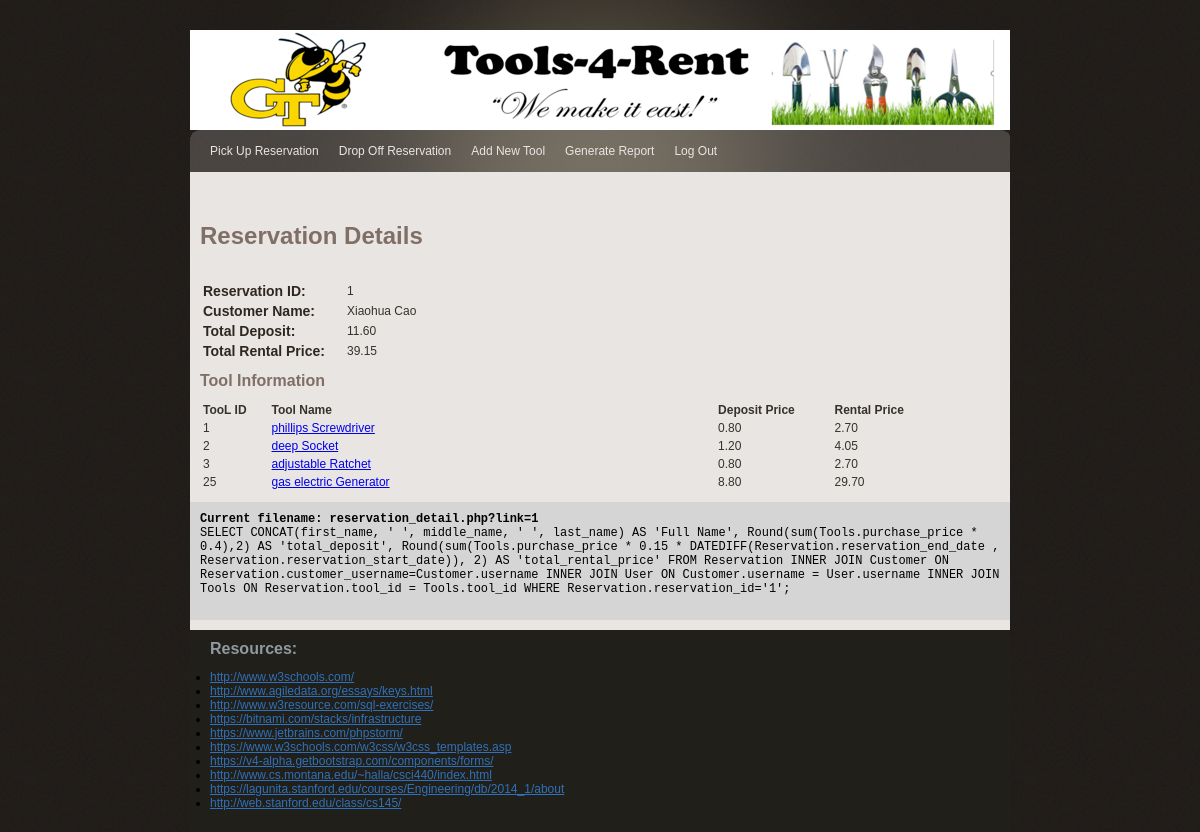
Page /reservation_detail.php?link=1 (signed in) on the committed database.
### tables this page shows
CREATE TABLE `Tools` (
  `tool_id` int(16) UNSIGNED NOT NULL,
  `manufacturer` varchar(80) NOT NULL,
  `material` varchar(80) DEFAULT NULL,
  `weight` varchar(80) NOT NULL,
  `width_or_diameter` varchar(80) NOT NULL,
  `length` varchar(80) NOT NULL,
  `purchase_price` double NOT NULL,
  `power_source` varchar(80) NOT NULL
);

### lib/common.php (called while the page is built, shortened)
<?php
$query_msg = [];
$encodedStr = basename($_SERVER['REQUEST_URI']);
$current_filename = urldecode($encodedStr);
?>

### reservation_detail.php (the view, shortened to what this page needs)
<?php
include('lib/common.php');
$reservationid = $_GET['link'];
$query = "SELECT CONCAT(first_name, ' ', middle_name, ' ', last_name) AS 'Full Name',
    Round(sum(Tools.purchase_price * 0.4),2) AS 'total_deposit',
    Round(sum(Tools.purchase_price * 0.15 * DATEDIFF(Reservation.reservation_end_date , Reservation.reservation_start_date)), 2) AS 'total_rental_price'  " .
    "FROM Reservation INNER JOIN Customer ON Reservation.customer_username=Customer.username
    INNER JOIN User ON Customer.username = User.username
    INNER JOIN Tools ON Reservation.tool_id = Tools.tool_id" .
    " WHERE Reservation.reservation_id='$reservationid'";
$result = mysqli_query($db, $query);
$row = mysqli_fetch_array($result, MYSQLI_ASSOC);
    $query_tool = "SELECT Tools.tool_id,
    Round(Tools.purchase_price * 0.4,2) AS 'deposit', CONCAT(IF(power_source = 'manual', '',CONCAT(Tools.power_source, ' ')), Toolinfo.tool_suboption, ' ', Toolinfo.tool_subtype, ' ')AS 'tool_name',
    Round((Tools.purchase_price * 0.15 * DATEDIFF(Reservation.reservation_end_date , Reservation.reservation_start_date)),2) AS 'rental_price' " .
    "FROM Reservation INNER JOIN Tools ON Reservation.tool_id = Tools.tool_id
    INNER JOIN Toolinfo ON Toolinfo.tool_id = Tools.tool_id" .
    " WHERE Reservation.reservation_id= '$reservationid'";
    $result_tool = mysqli_query($db, $query_tool);
?>
<?php include("lib/header.php"); ?>
<html>
<body>
<div id="main_container">
   <?php include("lib/clerk_menu.php"); ?>
    <div class="center_content">
        <div class="center_left">
            <div class="features">
                <div class="tool_detail_section">
                    <div class="subtitle"><h2>Reservation Details</h2></div>
                       <table>
                         <tr>
                            <td class="item_label">Reservation ID: </td>
                            <td>
                                <?php print $reservationid ?>
                            </td>
                         </tr>
                         <tr>
                            <td class="item_label">Customer Name: </td>
                            <td>
                                <?php print $row['Full Name']?>
                            </td>
                         </tr>
                           <tr>
                            <td class="item_label">Total Deposit: </td>
                            <td>
                                <?php print $row['total_deposit']?>
                            </td>
                         </tr>
                           <tr>
                            <td class="item_label">Total Rental Price: </td>
                            <td>
                                <?php print $row['total_rental_price']?>
                            </td>
                         </tr>
                    </table>
               </div>
               	<div class="tool_info_section">
                    <div class="subtitle">Tool Information</div>
                     <?php
                            echo '<table>';
                            echo '<th>TooL ID</th>';
                            echo '<th>Tool Name</th>';
                            echo '<th>Deposit Price</th>';
                            echo '<th>Rental Price</th>';
                        while($row_tool = mysqli_fetch_assoc($result_tool)) {
                            echo '<tr align ="center">';
                            echo '<td width = "10px">'.$row_tool['tool_id'].'</td>';
                            echo "<td width = 200px><a href=clerk_tool_detail.php?link=" . $row_tool['tool_id'] . ">".$row_tool['tool_name']."</a></td>";
                            echo '<td width = "50px">'.$row_tool['deposit'].'</td>';
                            echo '<td width = "50px">'.$row_tool['rental_price'].'</td>';
                            echo '</tr>';
                        }
                        echo '</table>';
                    ?>
				</div>
					 </div>
				</div>
                <?php include("lib/error.php"); ?>
			</div>
               <?php include("lib/footer.php"); ?>
		</div>
	</body>
</html>

### lib/header.php (shortened to what this page needs)
<!DOCTYPE html>
	<head>
		<link rel="stylesheet" type="text/css" href="css/gtonline_style.css" />

### lib/clerk_menu.php
<div id="header">
             <div class="logo"><img src="img/tools_for_rent.png" style="opacity:1.0;background-color:E9E5E2;" border="0" alt="" title="GT Online Logo"/></div>
</div>
<div class="nav_bar">
	<ul>
                 <li><a href="pick_up_reservation.php" <?php if($current_filename=='pickup_reservation.php') echo "class='active'"; ?>>Pick Up Reservation</a></li>
                 <li><a href="dropoff_reservation.php" <?php if($current_filename=='dropoff_reservation.php') echo "class='active'"; ?>>Drop Off Reservation</a></li>
                 <li><a href="add_new_tool.php" <?php if($current_filename=='add_new_tool.php') echo "class='active'"; ?>>Add New Tool</a></li>
                 <li><a href="generate_report.php" <?php if($current_filename=='generate_report.php') echo "class='active'"; ?>>Generate Report</a></li>
		<li><a href="logout.php" <span class='glyphicon glyphicon-log-out'></span> Log Out</a></li>
	</ul>
</div>

### lib/error.php (shortened to what this page needs)
   <?php if($query_msg) {  ?>
   <div class='query'>
        <div class=query_msg'>
           <?php
               foreach ($query_msg as $query) {
                   echo $query . NEWLINE;
                }
           ?>
       </div>
   </div>
<?php } ?>

### lib/footer.php
        <div id="footer">
            <div class="footer">
            	<div class="resource_title">Resources:</div>
                <ul>
	<li><a href="http://www.w3schools.com/"  target="_blank">http://www.w3schools.com/</a></li>
                <li><a href="http://www.agiledata.org/essays/keys.html"  target="_blank">http://www.agiledata.org/essays/keys.html</a></li>
                <li><a href="http://www.w3resource.com/sql-exercises/"  target="_blank">http://www.w3resource.com/sql-exercises/</a></li>
                <li><a href="https://bitnami.com/stacks/infrastructure"  target="_blank">https://bitnami.com/stacks/infrastructure</a></li>
                <li><a href="https://www.jetbrains.com/phpstorm/"  target="_blank">https://www.jetbrains.com/phpstorm/</a></li>
                <li><a href="https://www.w3schools.com/w3css/w3css_templates.asp"  target="_blank">https://www.w3schools.com/w3css/w3css_templates.asp</a></li>
                <li><a href="https://v4-alpha.getbootstrap.com/components/forms/"  target="_blank">https://v4-alpha.getbootstrap.com/components/forms/</a></li>
                <li><a href="http://www.cs.montana.edu/~halla/csci440/index.html"  target="_blank">http://www.cs.montana.edu/~halla/csci440/index.html</a></li>
                <li><a href="https://lagunita.stanford.edu/courses/Engineering/db/2014_1/about"  target="_blank">https://lagunita.stanford.edu/courses/Engineering/db/2014_1/about</a></li>
                <li><a href="http://web.stanford.edu/class/cs145/"  target="_blank">http://web.stanford.edu/class/cs145/</a></li>
	</ul>
</div>
        </div>

### css/gtonline_style.css (style rules this page uses)
body { background:url(../img/bg.gif) repeat #000000; padding:0; font-family: Verdana, Geneva, sans-serif; font-size:12px; margin:auto auto auto auto; color:#36322b; }
table { width: 100%; }
th, td { padding: 1px; text-align: left; }
ul { text-align: left; padding:0px; }
li { padding:0px; }
#main_container { width:820px; height:auto; margin:auto; padding:0px; }
#header { width:820px; height:130px; margin:0px; padding:0px; background:url(../img/header_bg.gif) no-repeat center top; }
.logo { padding:30px 0 0 0px; }
.item_label { font-family: Verdana, Geneva, sans-serif; width:140px; font-weight:bold; font-size:14px; color:#2e2721; }
.query { float: left; width:800px; position: relative; padding:10px 10px 10px 10px; font-family: Consolas, monaco, monospace; background-color: #D5D5D5; color: black; }
.subtitle { width: 600px; font-family: Verdana, Geneva, sans-serif; font-weight:bold; font-size:16px; color:#806F66; padding:10px 0px 10px 0px; }
.nav_bar { width:820px; height:42px; margin:0px; font-family: Verdana, Geneva, sans-serif; background:url(../img/menu_bg.gif) no-repeat left; }
.nav_bar ul { list-style:none; padding:0 0 0 10px; margin:0px; }
.nav_bar ul li { display:inline; }
.nav_bar ul li a { float:left; height:42px; border:none; padding:0 10px 0 10px; text-decoration:none; color:#E9E5E2; line-height:42px; font-size:12px; }
.center_content { width:820px; height:auto; padding:10px 0px 10px 0px; clear:both; background-color:#E9E5E2; }
.center_left { width: 750px;float:left;padding:10px 10px 10px 10px; }
.resource_title { width: 600px; font-family: Verdana, Geneva, sans-serif; font-weight:bold; font-size:16px; color:#9099A2; padding:0px 0px 0px 0px; }
.footer { width:790px; height:auto; font-family: Palatino, sans-serif; color:black; float:left; padding:10px 10px 10px 20px; background-color: #201F1A; }
#footer a { color:#3071B9; }

### rows in the picture
tools: tool_id "1", tool_name "phillips Screwdriver", deposit "0.80", rental_price "2.70"
tools: tool_id "2", tool_name "deep Socket", deposit "1.20", rental_price "4.05"
tools: tool_id "3", tool_name "adjustable Ratchet", deposit "0.80", rental_price "2.70"
tools: tool_id "25", tool_name "gas electric Generator", deposit "8.80", rental_price "29.70"

### other values in the picture
$reservationid "1"
$row['Full Name'] "Xiaohua Cao"
$row['total_deposit'] "11.60"
$row['total_rental_price'] "39.15"
$query "Current filename: reservation_detail.php?link=1"
